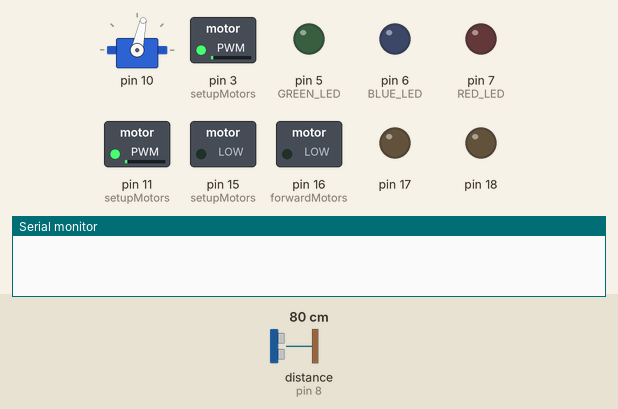
Simulated run of this sketch. Board: Arduino Uno, built with avr-gcc and run on an emulated ATmega328P. On the bench: servo, switched loads named in the sketch (green lamp = pin HIGH), output pins drawn as LEDs (lit = HIGH), the last lines printed to the serial monitor. Wiring (inferred from the names in the program): ultrasonic range finder: trigger pin 9; echo pin 8. Dashed ring = blinking. Inputs (shaded band) come from the test bench; at power-on: distance to the obstacle (sensor on pin 8) 80 cm. The echo pulse lasts 58.3 µs per cm; servo pulses on a pin are drawn as a servo (544–2400 µs = 0–180°); pins used as bus, display or sensor lines are not drawn.

Above: at 1.2 s.
1.3 s: distance to the obstacle (sensor on pin 8) set to 58 cm
4.3 s: distance to the obstacle (sensor on pin 8) set to 48 cm
7.3 s: distance to the obstacle (sensor on pin 8) set to 42 cm
At 10.21 s:
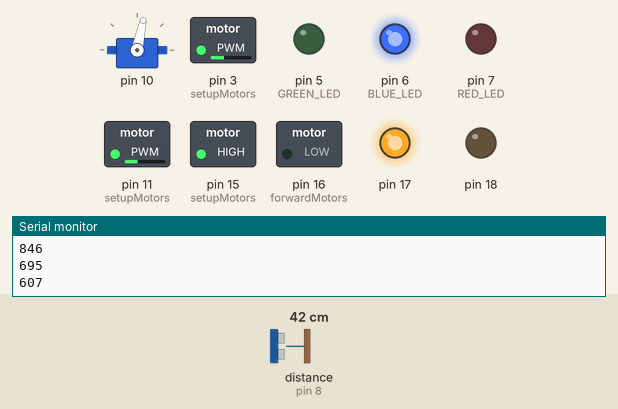
10.3 s: distance to the obstacle (sensor on pin 8) set to 37 cm
At 12.23 s:
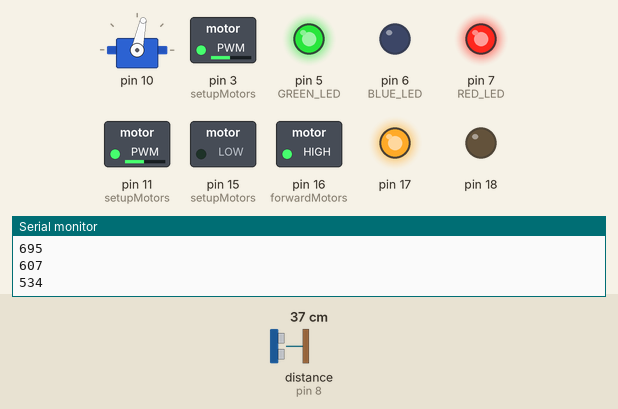
13.3 s: distance to the obstacle (sensor on pin 8) set to 60 cm
At 15.1 s:
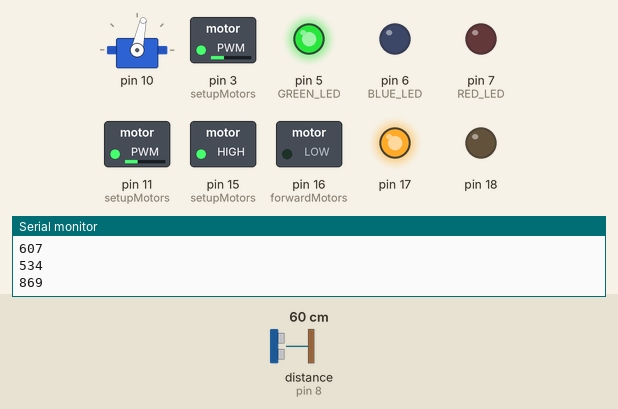
16.3 s: distance to the obstacle (sensor on pin 8) set to 2 cm
At 18.7 s:
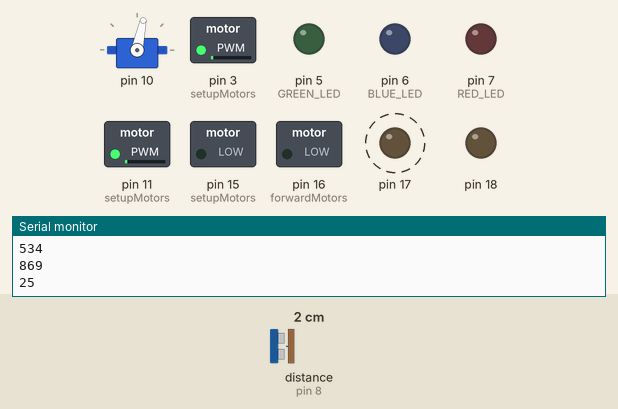
Timing chart, 0 to 20.3 s (numbered marks = the images above; inputs shaded):
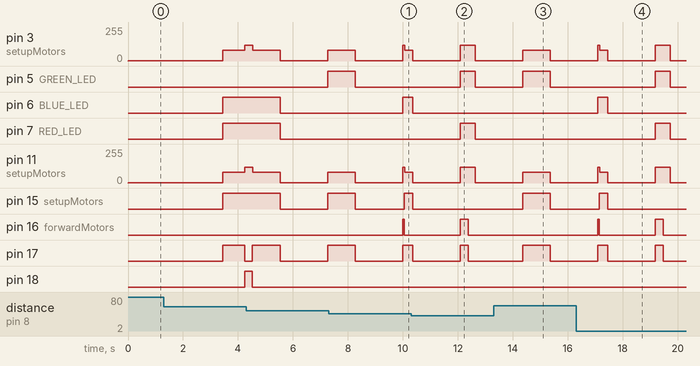

The sketch:

Code.ino
```cpp
/*
Author: Michael Martin
CSCE 236 Embedded Systems - UNL
Spring 2020 Semester

Driver for robot project using Atmega 328p
*/
#include "robotlib.h"
#include "motors.h"
#include "ObstacleCode.h"
void setup() {
  // setupLED();
  // setupUltraSonic();
  // setupServo();
  // setupMotors();
  // Serial.begin(9600);
  // RedON();
  // detect(RIGHT);
  // delay(100);
  // detect(RIGHT);
  // RedOFF();
  // stopMotors();
  setupForOAM();
  Serial.begin(9600);
}
void doTheWallThing();
void secondTryWall();


void loop() {
  //doTheWallThing();
  //turnServoFront();
  AvoidanceMode();
  //cycleServo();
  //printDirectionalDistances();
}


void secondTryWall(){
  uint16_t x = getDistance(RIGHT);
  switch(x){
    case 8:
      addSpeedRight(20);
    case 9:
      addSpeedRight(20);
      break;
    case 12:
    case 13:
    case 14:
      addSpeedLeft(10);
      delay(100);
    case 11:
    case 10:
      setForwardSpeed(120);
      break;
    case 17:
    case 15:
    case 16:
      addSpeedLeft(20);
      break;
    default:
      if(x > 17){
        addSpeedLeft(30);
      }
      else if(x < 8){
        addSpeedRight(30);
      }
      delay(200);
      setForwardSpeed(50);

  }
  delay(100);
  setForwardSpeed(120);

}
void doTheWallThing(){
 // detect(RIGHT);
  LEDoff();

  int x = detectWall(RIGHT);
  Serial.println(x);
  switch(x){
    case -1:
      addSpeedRight(30);
      GreenON();
      delay(150);
      //addSpeedLeft(10);
      break;
    case -2:
      addSpeedRight(30);
      GreenON();
      RedON();
      delay(150);
      break;
    case 2:
      addSpeedLeft(20);
      BlueON();
      RedON();
      delay(75);
      //addSpeedRight(5);
      break;
    case 1:
      addSpeedLeft(20);
      BlueON();
      delay(150);
      //addSpeedRight(2);
      break;
    default:
      setForwardSpeed(120);
  }
  delay(150);
  setForwardSpeed(120);
}
```

IR_library.cpp
```cpp
#include <avr/io.h>
#include "IR_library.h"
#include "motors.h"

volatile uint8_t  newIrPacket = FALSE;
uint16_t time1[SAMPLE_SIZE], time0[SAMPLE_SIZE];
uint8_t  i;
uint32_t x;

void printRemoteButton(uint32_t val){
  switch(val){
    case REMOTE_UP:
      Serial.println("UP");
      break;
    case REMOTE_DOWN:
      Serial.println("DOWN");
      break;
    case REMOTE_LEFT:
      Serial.println("LEFT");
      break;
    case REMOTE_RIGHT:
      Serial.println("RIGHT");
      break;
    case REMOTE_OK:
      Serial.println("OK");
      break;
    case REMOTE_NUM1:
      Serial.println("NUM1");
      break;
    case REMOTE_NUM2:
      Serial.println("NUM2");
      break;
    case REMOTE_NUM3:
      Serial.println("NUM3");
      break;
    case REMOTE_CH_UP:
      Serial.println("CH_UP");
      break;
    case REMOTE_CH_DOWN:
      Serial.println("CH_DOWN");
      break;
    default :
      Serial.println("Unknown code.");
  }
}

int speed = 0;

void decodeRemote(uint32_t val){
  switch(val){
    case REMOTE_UP:
      forwardMotors();
      break;
    case REMOTE_DOWN:
      backwardMotors();
      break;
    case REMOTE_LEFT:
      leftMotors(90);
      break;
    case REMOTE_RIGHT:
      rightMotors(90);
      break;
    case REMOTE_OK:
      stopMotors();
      break;
    case REMOTE_NUM1:
      setForwardSpeed(100);
      break;
    case REMOTE_NUM2:
      setForwardSpeed(150);
      break;
    case REMOTE_NUM3:
      setForwardSpeed(200);
      break;
    case REMOTE_CH_UP:
      if(speed < 190){
        speed += 10;
      }else{
        speed = 200;
      }
      setForwardSpeed(speed);
      break;
    case REMOTE_CH_DOWN:
      if(speed >=10){
        speed += -10;
      }else{
        speed = 0;
      }
      setForwardSpeed(speed);
      break;
    default :
      break;
  }
}

void setupIR(){
  WDTCSR = 0x00;

  Serial.begin(9600);
  Serial.println("Starting up.");

  //Init Timer 1
  //write line of code      /* Reset TCCR1A & TCCR1B to defaults */
  TCCR1A = 0;
  TCCR1B = 0;

  //write line of code	   	/* Set Timer 1 to CTC with OCR1A as top */
  TCCR1B |= (1<<3);

  //write line of code	    /* Set clock prescaler to clk/64 */
  TCCR1B |= (1<<1) | (1<<0);
  /* Configure OCR1A (the counter top) to generate an interrupt every 65ms. */
  OCR1A = 0x3f7a;
  //write line of code     	/* Clear timer 1 counter register high byte first*/
  TCNT1H = 0;
  TCNT1L = 0;
  //write line of code

  /* Configure IR input on Port D, Pin 2 using registers and (1 << IR_PIN) value */
							/* Input IR on Port D, Pin 2 */
							/* Enable Pullup on Port D, Pin 2 */
  DDRD |= (0<<IR_PIN);
  PORTD |= (1<<IR_PIN);
}

void handleIRinput(){
  while(IR_DECODER_PIN != 0);
  TCNT1 = 0;
  newIrPacket = FALSE;
  TIFR1 |= (1<<1);
  TIMSK1 |= (1<<1);

  for(i=0; i<SAMPLE_SIZE; i++) {

    TCNT1 = 0;                  // reset timer and
    while(IR_DECODER_PIN!=0 && newIrPacket == FALSE);   // wait while IR is logic 0
    time0[i] = TCNT1;           // and store timer 1 count

    TCNT1 = 0;                  // reset timer and
    while(IR_DECODER_PIN == 0 && newIrPacket == FALSE); // wait while IR is logic 1
    time1[i] = TCNT1;           // and store timer 1 count

  }
  for(i=0; i<SAMPLE_SIZE; i++) {
      if(i > 1 && time0[i] > 300){
        x = (x<<1) + 1;
      }
      else if(i > 1){
        x = (x<<1);
      }

  }
  Serial.print("This is the value  in hex 0x");
  Serial.println(x,HEX);
  printRemoteButton(x);
  decodeRemote(x);

}

ISR(TIMER1_COMPA_vect){
	//write line of code	// Disable interrupt on match with OCR1A
  TIMSK1 &= ~(1<<1);
  newIrPacket = TRUE;
}
```

IR_library.h
```cpp
#define REMOTE_UP 0x20df02fd
#define REMOTE_DOWN 0x20df827d
#define REMOTE_LEFT 0x20dfe01f
#define REMOTE_RIGHT 0x20df609f
#define REMOTE_OK 0x20df22dd
#define REMOTE_NUM1 0x20df8877
#define REMOTE_NUM2 0x20df48b7
#define REMOTE_NUM3 0x20dfc837
#define REMOTE_CH_UP 0x20df00ff
#define REMOTE_CH_DOWN 0x20df807f

#define IR_DECODER_PIN (PIND & (1<<PIND4))
#define IR_PIN (PIND4)
#define SAMPLE_SIZE    34
#define   TRUE        1
#define   FALSE       0


void printRemoteButton(uint32_t val);
void decodeRemote(uint32_t val);
void setupIR();
void handleIRinput();
```

ObstacleCode.cpp
```cpp
/*
Author: Michael Martin
CSCE 236 Embedded Systems - UNL
Spring 2020 Semester

Driver for robot obstacle avoidance project using Atmega 328p
Distances were changed to pure values returned by ultrasonic sensor
to greater increase the accuracy of measurement.
*/
#include "robotlib.h"
#include "motors.h"
#include <math.h>

void setupForOAM(){
  setupLED();
  setupMotors();
  setForwardSpeed(80);
}

volatile int f = 0; //front distance
volatile int r = 0; // right distance
volatile int rp = 0; //right previous distance
bool turned = false;
bool first = true;
void AvoidanceMode(){
  stopMotors();
  rp = r; //save right previous distance
  LEDoff();
  turnServoFront();
  delay(50);
  detect(FORWARD);
  f = getDistance(FORWARD);
  turnServoRight();
  detect(RIGHT);
  r = getDistance(RIGHT);
  Serial.println(r);
  if(first){
    first = false;
    return;
  }

  //90 degree left turn when we reach an obstacle
  if(f <= 15*38){
    RedON();
    GreenON();
    leftMotors(100);
    delay(250);
    turned = true;
    return;
  }
  //fwd clear and right clear, 90 degrees right turn
  if(r >= 20*38 && f > 20*38 && !turned){
    RedON();
    BlueON();
    forwardMotors();
    delay(800);
    stopMotors();
    rightMotors(90);
    forwardMotors();
    delay(1000);
    turned = true;
  }
  //turn left if too close to wall or closer than last scanned
  else if(((r < rp - 40) || (r < 220)) && !turned){
    BlueON();
    leftMotors(20);
    forwardMotors();
    delay(300);
    LEDoff();
    // turned = true;
  }
  //turn right if too far from wall or farther than last scanned.
  else if (((r > rp + 40) || (r > 500)) && !turned){
    RedON();
    rightMotors(20);
    forwardMotors();
    delay(300);
    LEDoff();
    // turned = true;
  }

  //other conditions not met, go forward and rescan
  else{
    GreenON();
    forwardMotors();
    delay(1000);
    turned = false;
  }

}
```

ObstacleCode.h
```cpp
/*
Author: Michael Martin
CSCE 236 Embedded Systems - UNL
Spring 2020 Semester

Library for the obstacle avoidance code
*/

//sets up motors and serial port
void setupForOAM();
//runs the robot in avoidance mode, setups for
//servo and sensor are done at the time of activation
void AvoidanceMode();
```

motors.cpp
```cpp
#include "motors.h"
///////////////////////////////////////////////////////
// Robot motor Functions
///////////////////////////////////////////////////////

//using the H-brige as a gateway connector, phase correct mode
// on timer 2, will be supplying PWM to the enable pins to
// define speed of the motors.
void setupMotors(){
  DDRD |= (1<<3); // pin 3
  DDRB |= (1<<3); // pin 11
  DDRC |= (1<<1) | (1<<2) | (1<<3) | (1<<4); //analog pins 1-4 outputs
  TCCR2A = (1<<COM2A1) | (1<<COM2B1) | (1<<WGM20);// | (1<<WGM21);
  //TCCR2B = (1<<CS22) ;//| (1 <<WGM22);
  OCR2A = 1;
  OCR2B = 1;
}

int speedleft= 90;
int speedright = 90;

void addSpeedRight(int x){
  speedright = 90 + x;
  speedleft = 90;
  forwardMotors();
}
void addSpeedLeft(int x){
  speedright = 90;
  speedleft = 90 + x;
  forwardMotors();
}
void setForwardSpeed(int x){
  speedright = x+1;
  speedleft = x;
  //forwardMotors();
}

void forwardMotors(){

  PORTC |= (1<<1) | (1<<3);
  PORTC &= ~((1<<2) | (1<<4));
  delay(15);
  OCR2A = speedleft;
  OCR2B = speedright;

}

void backwardMotors(){

  PORTC &= ~((1<<1) | (1<<3));
  PORTC |= ((1<<2) | (1<<4));

  OCR2A = MOTOR_SPEED_CMP;
  OCR2B = MOTOR_SPEED_CMP;
}

void stopMotors(){

  OCR2A = 1;
  OCR2B = 1;

  PORTC &= ~((1<<2) | (1<<4));
  PORTC &= ~((1<<1) | (1<<3));
}

void leftMotors(int x){
  PORTC &= ~((1<<2) | (1<<4));
  PORTC &= ~((1<<1) | (1<<3));
  PORTC |= (1<<2) | (1<<3);
  OCR2A = MOTOR_SPEED_CMP;
  OCR2B = MOTOR_SPEED_CMP;
  delay(x * 3);
  PORTC &= ~((1<<2) | (1<<4));
  PORTC &= ~((1<<1) | (1<<3));
}

void rightMotors(int x){
  PORTC &= ~((1<<2) | (1<<4));
  PORTC &= ~((1<<1) | (1<<3));
  PORTC |= (1<<1) | (1<<4);
  OCR2A = MOTOR_SPEED_CMP;
  OCR2B = MOTOR_SPEED_CMP;
  delay(x * 3);
  PORTC &= ~((1<<2) | (1<<4));
  PORTC &= ~((1<<1) | (1<<3));
}

void dance(){
  setupMotors();
  forwardMotors();
  delay(1000);
  stopMotors();
  delay(1000);
  backwardMotors();
  delay(1000);
  stopMotors();
  delay(1500);
  leftMotors(45);
  delay(2000);
  rightMotors(45);
  delay(2000);
  leftMotors(90);
  delay(2000);
  rightMotors(90);
  stopMotors();
}
```

motors.h
```cpp
/*
Author: Michael Martin
CSCE 236 Embedded Systems - UNL
Spring 2020 Semester

Library functions for robot project using Atmega 328p
*/
//#define MOTOR_SPEED_CMP 120
#include <Arduino.h>
#define MOTOR_SPEED_CMP 120

///////////////////////////////////////////////////////
// Robot motor Functions
///////////////////////////////////////////////////////
void setupMotors();
void forwardMotors();
void backwardMotors();
void stopMotors();

//x corresponds to close to the degree of turn to be made
void leftMotors(int x);
void rightMotors(int x);

void dance();

//ability to set motor speed before calling forward motors,
//can set variable speed rates to different wheels.
void addSpeedRight(int x);
void addSpeedLeft(int x);
void setForwardSpeed(int x);
```

robotlib.cpp
```cpp
/*
Author: Michael Martin
CSCE 236 Embedded Systems - UNL
Spring 2020 Semester

Library functions for robot project using Atmega 328p
*/
#include <Arduino.h>
#include "robotlib.h"

void setupServo(){
  TCCR1B &= ~7;
  TCCR1B |= (1<<CS12) | (0<<CS11) | (1<<CS10); //prescaler for timer 2 //1024
  DDRB |= (1<<2); //pin out
  TCCR1B |= (1<<WGM12);
  TCCR1A |= (1<<WGM10);//wave form generation mode
  TCCR1A |= (1<<COM1A1) | (1<<COM1B1); //turn on compare mode
  //OCR1B = 500; //top compare register
  delay(100);
}

void turnServoRight45(){
  setupServo();//set prescaler and appropriate wgm
  OCR1B = 12; //right facing 45 degrees
  delay(250);
}

void turnServoRight(){
  setupServo();//set prescaler and appropriate wgm
  OCR1B = 5; //right facing
  delay(250);
}

void turnServoFront(){
  setupServo();//set prescaler and appropriate wgm
  OCR1B = 20; //forward facing
  delay(250);
}

void turnServoLeft(){
  setupServo();//set prescaler and appropriate wgm
  OCR1B = 35; //left facing
  delay(250);
}

void setupLED(){
  DDRD |= (1 << GREEN_LED) | (1<<BLUE_LED) | (1<<RED_LED);
}

void setupUltraSonic(){
  // Serial.begin(9600);
  // delay(50);
  // Serial.println("starting setup of ultrasonic");

  DDRB |= (1<<TRIGGER_PIN);
  DDRB &= ~(1<<ECHO_PIN);

  TCCR1A &= (0x00);
  TCCR1B &= ~(0xdf); // clear all bit values that matter
  TCCR1B |= (1<<1) | (1<<0); // set lower to bits prescaler 64
  TCCR1C &= 0x00;
  //TIMSK1 |= (1<<5)|(0<<0); //adding this line of code screws up the delay and makes things loopy
  TIFR1 |= (0x01);

  // delay(50);
  // Serial.println("setup complete");
  // delay(50);

}

int flag; //global flag variable

uint16_t runUltraSonic(){
  setupUltraSonic(); //set prescaler and appropriate wgm
  uint16_t a = 0, distance;
  flag = 0;

  PORTB &= ~(1<<TRIGGER_PIN);
  delayMicroseconds(1);
  PORTB |=(1<<TRIGGER_PIN);
  delayMicroseconds(10);
  PORTB &= ~(1<<TRIGGER_PIN);

  while(1){
    if(PINB & (1<<ECHO_PIN)){
      TCNT1 = 0;
      break;
    }
  }

  while(TCNT1 < 14000){ // about 60 ms based on prescaler
    if(TIFR1 & (1<<5)){ //interrupt flag raised due to falling edge
      a = ICR1;
      flag = 1; //flag var to make sure data is valid
      break;
    }
  }

  if(flag == 0){
    // Serial.println("No Echo detected.");
  }
  else{
  distance = a;// / 38; //calculated divisor based upon measured test cases
  //Serial.print(distance);
  //Serial.println(" inches");
  }
  delay(60);
  return distance;
}

void timercheck(){ //debug function
  unsigned long x, y;
  x = micros();
  delayMicroseconds(100);
  y = micros();
  Serial.println(y-x);
}

void cycleServo(){ //move the servo to each position and get measurements
  turnServoRight();
  delay(250);
  GreenON();
  detect(RIGHT);
  GreenOFF();
  turnServoFront();
  delay(250);
  GreenON();
  detect(FORWARD);
  GreenOFF();
  turnServoLeft();
  delay(250);
  GreenON();
  detect(LEFT);
  GreenOFF();
  turnServoFront();
  delay(250);
  GreenON();
  detect(FORWARD);
  GreenOFF();
  // printDirectionalDistances();
}

//global distance variables
uint16_t left_distance = 13, right_distance = 13, front_distance = 13;
uint16_t right45_distance = 0;
uint16_t left_distance_prev = left_distance;
uint16_t right_distance_prev = right_distance;
uint16_t front_distance_prev = front_distance;

void detect(facing d){
  int i, samples = 8; //loop variables
  //get the pointer to store info in the correct place
  uint16_t* dir = (d == FORWARD? &front_distance:(d == RIGHT? &right_distance: &left_distance));
  if(d == RIGHT45){dir = &right45_distance;}
  unsigned long x = 0;
  for(i=0;i<samples;i++){
    x = runUltraSonic(); //get a sum of data
  }
  left_distance_prev = left_distance;
  right_distance_prev = right_distance;
  front_distance_prev = front_distance;
  *dir = x  ;/// samples; //get average of data
  //updateLEDs(); //after updating global variables, update LED's
}

uint16_t getDistance(facing d){
  uint16_t* dir = (d == FORWARD? &front_distance:(d == RIGHT? &right_distance: &left_distance));
  if(d == RIGHT45){dir = &right45_distance;}
  return *dir;
}

int detectWall(facing d){
  uint16_t* dir = (d == FORWARD? &front_distance:(d == RIGHT? &right_distance: &left_distance));
  uint16_t* dir_prev = (d == FORWARD? &front_distance_prev:(d == RIGHT? &right_distance_prev: &front_distance_prev));

  //while((*dir) <= (*dir_prev) + 0 && (*dir) >= (*dir_prev) - 0  && (*dir) < 13 && (*dir) > 6){
    detect(d);
  //}
  if((*dir) <=  6){
    return -2;
  }
  else if ((*dir) >= TRIGGER_DISTANCE){
    return 2;
  }
  else if((*dir) < (*dir_prev)){
    return -1;
  }
  else if((*dir) > (*dir_prev) ){
    return 1;
  }
  return 0;

}

//print out to Serial, distances after scanning all three directions
void printDirectionalDistances(){
  Serial.print(left_distance);Serial.println(" inches on the left side.");
  Serial.print(front_distance);Serial.println(" inches on the front side.");
  Serial.print(right_distance);Serial.println(" inches on the right side.");
}

void GreenON(){
  PORTD |= (1<<GREEN_LED);
}
void GreenOFF(){
  PORTD &= ~(1<<GREEN_LED);
}
void BlueON(){
  PORTD |= (1<<BLUE_LED);
}
void BlueOFF(){
  PORTD &= ~(1<<BLUE_LED);
}
void RedON(){
  PORTD |= (1<<RED_LED);
}
void RedOFF(){
  PORTD &= ~(1<<RED_LED);
}
void LEDoff(){
  GreenOFF();
  BlueOFF();
  RedOFF();
}
//self commenting macros
void updateLEDs(){
  if(left_distance < TRIGGER_DISTANCE){
    PORTD |= (1<<BLUE_LED);
  }

  if(right_distance < TRIGGER_DISTANCE){
    PORTD |= (1<<RED_LED);
  }

  if(front_distance < TRIGGER_DISTANCE){
    PORTD |= (1<<BLUE_LED);
    PORTD |= (1<<RED_LED);
  }else{
    if(right_distance > TRIGGER_DISTANCE ){
      PORTD &= ~(1<<RED_LED);
    }
    if(left_distance > TRIGGER_DISTANCE){
      PORTD &= ~(1<<BLUE_LED);
    }
  }
}
```

robotlib.h
```cpp
/*
Author: Michael Martin
CSCE 236 Embedded Systems - UNL
Spring 2020 Semester

Library functions for robot project using Atmega 328p
*/
#include <Arduino.h>

#define CLK_SPEED 16000000

#define TRIGGER_PIN 1
#define ECHO_PIN 0 //this is different now TODO change
#define RED_LED 7
#define BLUE_LED 6
#define GREEN_LED 5
#define TRIGGER_DISTANCE 12
#define MOTOR_SPEED_CMP 50

//enumerated types for detectWall() used to set pointers
typedef enum{FORWARD,LEFT,RIGHT,RIGHT45}facing;

//sets the prescaler of timer 2 to 1024 and PWM to phase correct
//servo motor on pinD3
void setupServo();

//functions to turn the servo to the correct angles
void turnServoRight();
void turnServoRight45();
void turnServoFront();
void turnServoLeft();

//Functions that set up the ultrasonic sensor and do sensing
void setupUltraSonic();
uint16_t runUltraSonic();

//debug function to make sure delay() works correctly
void timercheck();

//main running function, look in all directions and update LED
void cycleServo();

//sensing function, store in global variable
void detect(facing);
uint16_t getDistance(facing);
//Serial printing the distances
void printDirectionalDistances();
//turn on/off corresponding LED's functionality
void setupLED();
void updateLEDs();
void GreenON();
void GreenOFF();
void BlueON();
void BlueOFF();
void RedON();
void RedOFF();
void LEDoff();

//utility function for taking direction that servo is pointed
//and returning int values representing suggested actions based
//upon analysis of the distance
int detectWall(facing);
```

Measured:
- the behaviour switches between 46 and 45 cm on distance to the obstacle (sensor on pin 8) (found by bisection; images 0 and 1)
- the behaviour switches between 40 and 39 cm on distance to the obstacle (sensor on pin 8) (found by bisection; images 1 and 2)
- after the input at 7.3 s, pin 6 (BLUE_LED): LOW → HIGH after 2.7 s; pin 7 (RED_LED), pin 18: stays LOW (without the input it goes to HIGH after 2.7 s); pin 16 (forwardMotors): LOW → HIGH after 2.7 s, → LOW 0.06 s later
- after the input at 10.3 s, pin 5 (GREEN_LED): LOW → HIGH after 1.8 s, → LOW 0.55 s later; pin 15 (setupMotors): goes on until 10.4 s, then stays LOW; pin 16 (forwardMotors): LOW → HIGH after 1.8 s, → LOW 0.30 s later; pin 18: stays LOW (without the input it goes to HIGH after 1.8 s)
- after the input at 13.3 s, pin 7 (RED_LED), pin 16 (forwardMotors): stays LOW (without the input it goes to HIGH after 1.1 s); pin 15 (setupMotors): LOW → HIGH after 1.1 s, → LOW 1.0 s later
- after the input at 16.3 s, pin 5 (GREEN_LED): LOW → HIGH after 2.9 s, → LOW 0.55 s later; pin 16 (forwardMotors): LOW → HIGH after 0.79 s, → LOW 0.06 s later, → HIGH 2.0 s later, → LOW 0.30 s later; pin 18: stays LOW (without the input it goes to HIGH after 1.6 s)
- by itself, pin 17: alternates HIGH for 0.34 s and LOW for 1.7 s
